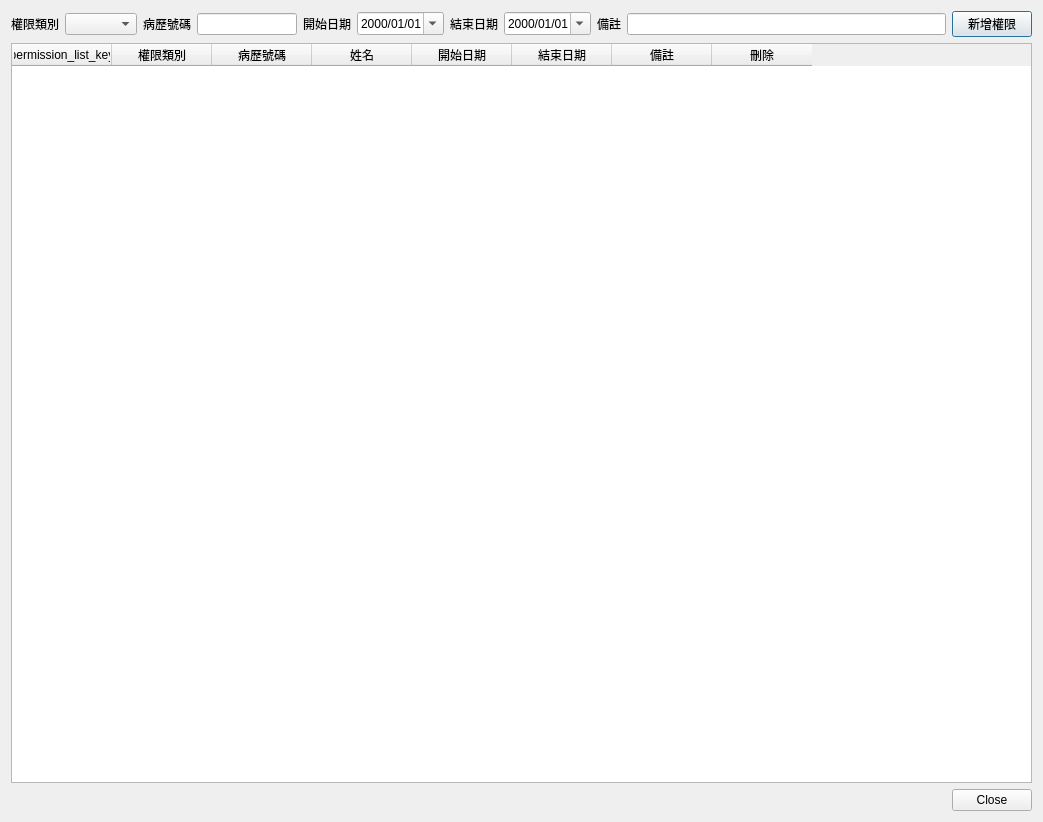
<?xml version="1.0" encoding="UTF-8"?>
<ui version="4.0">
 <class>Dialog_permission_list</class>
 <widget class="QDialog" name="Dialog_permission_list">
  <property name="windowModality">
   <enum>Qt::NonModal</enum>
  </property>
  <property name="geometry">
   <rect>
    <x>0</x>
    <y>0</y>
    <width>1043</width>
    <height>822</height>
   </rect>
  </property>
  <property name="sizePolicy">
   <sizepolicy hsizetype="Preferred" vsizetype="Preferred">
    <horstretch>0</horstretch>
    <verstretch>0</verstretch>
   </sizepolicy>
  </property>
  <property name="windowTitle">
   <string>預約權限設定</string>
  </property>
  <property name="modal">
   <bool>false</bool>
  </property>
  <layout class="QVBoxLayout" name="verticalLayout">
   <item>
    <layout class="QHBoxLayout" name="horizontalLayout">
     <item>
      <widget class="QLabel" name="label">
       <property name="text">
        <string>權限類別</string>
       </property>
      </widget>
     </item>
     <item>
      <widget class="QComboBox" name="comboBox_permission_type"/>
     </item>
     <item>
      <widget class="QLabel" name="label_3">
       <property name="text">
        <string>病歷號碼</string>
       </property>
      </widget>
     </item>
     <item>
      <widget class="QLineEdit" name="lineEdit_patient_key">
       <property name="maximumSize">
        <size>
         <width>100</width>
         <height>16777215</height>
        </size>
       </property>
      </widget>
     </item>
     <item>
      <widget class="QLabel" name="label_4">
       <property name="text">
        <string>開始日期</string>
       </property>
      </widget>
     </item>
     <item>
      <widget class="QDateEdit" name="dateEdit_start_date">
       <property name="displayFormat">
        <string>yyyy/MM/dd</string>
       </property>
       <property name="calendarPopup">
        <bool>true</bool>
       </property>
      </widget>
     </item>
     <item>
      <widget class="QLabel" name="label_2">
       <property name="text">
        <string>結束日期</string>
       </property>
      </widget>
     </item>
     <item>
      <widget class="QDateEdit" name="dateEdit_end_date">
       <property name="displayFormat">
        <string>yyyy/MM/dd</string>
       </property>
       <property name="calendarPopup">
        <bool>true</bool>
       </property>
      </widget>
     </item>
     <item>
      <widget class="QLabel" name="label_therapist">
       <property name="text">
        <string>備註</string>
       </property>
      </widget>
     </item>
     <item>
      <widget class="QLineEdit" name="lineEdit_remark"/>
     </item>
     <item>
      <widget class="QPushButton" name="pushButton_insert_data">
       <property name="text">
        <string>新增權限</string>
       </property>
      </widget>
     </item>
    </layout>
   </item>
   <item>
    <widget class="QTableWidget" name="tableWidget_permission_list">
     <property name="editTriggers">
      <set>QAbstractItemView::NoEditTriggers</set>
     </property>
     <property name="alternatingRowColors">
      <bool>true</bool>
     </property>
     <property name="selectionMode">
      <enum>QAbstractItemView::SingleSelection</enum>
     </property>
     <property name="selectionBehavior">
      <enum>QAbstractItemView::SelectRows</enum>
     </property>
     <column>
      <property name="text">
       <string>permission_list_key</string>
      </property>
     </column>
     <column>
      <property name="text">
       <string>權限類別</string>
      </property>
     </column>
     <column>
      <property name="text">
       <string>病歷號碼</string>
      </property>
     </column>
     <column>
      <property name="text">
       <string>姓名</string>
      </property>
     </column>
     <column>
      <property name="text">
       <string>開始日期</string>
      </property>
     </column>
     <column>
      <property name="text">
       <string>結束日期</string>
      </property>
     </column>
     <column>
      <property name="text">
       <string>備註</string>
      </property>
     </column>
     <column>
      <property name="text">
       <string>刪除</string>
      </property>
     </column>
    </widget>
   </item>
   <item>
    <widget class="QDialogButtonBox" name="buttonBox">
     <property name="orientation">
      <enum>Qt::Horizontal</enum>
     </property>
     <property name="standardButtons">
      <set>QDialogButtonBox::Close</set>
     </property>
     <property name="centerButtons">
      <bool>false</bool>
     </property>
    </widget>
   </item>
  </layout>
 </widget>
 <resources/>
 <connections>
  <connection>
   <sender>buttonBox</sender>
   <signal>accepted()</signal>
   <receiver>Dialog_permission_list</receiver>
   <slot>accept()</slot>
   <hints>
    <hint type="sourcelabel">
     <x>248</x>
     <y>254</y>
    </hint>
    <hint type="destinationlabel">
     <x>157</x>
     <y>274</y>
    </hint>
   </hints>
  </connection>
  <connection>
   <sender>buttonBox</sender>
   <signal>rejected()</signal>
   <receiver>Dialog_permission_list</receiver>
   <slot>reject()</slot>
   <hints>
    <hint type="sourcelabel">
     <x>316</x>
     <y>260</y>
    </hint>
    <hint type="destinationlabel">
     <x>286</x>
     <y>274</y>
    </hint>
   </hints>
  </connection>
 </connections>
</ui>
